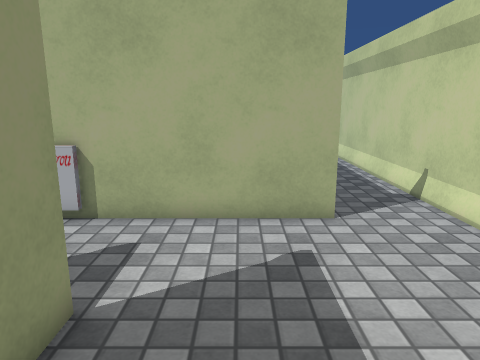
[1] (above)

22 first-person views from a walk through a scene from a Unity 3-D project. The camera is 1.4 m above the floor, tilts 12° down and sees 70° across. The floor is counted in squares, 0.5 m on a side. Each view is taken from the middle of a square. On the plan, view 1 faces up. The plan holds only what a view shows up to about 20 squares ahead; the rest is blank. The player character is not drawn. Some surface patterns are stand-ins.

[2]
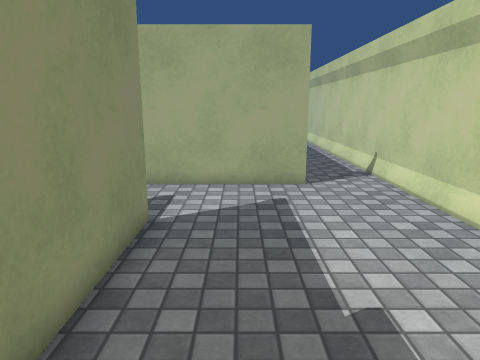

[3]
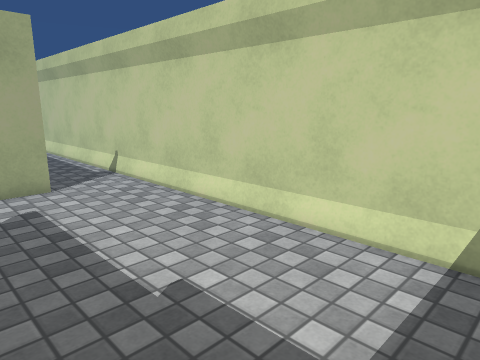

[4]
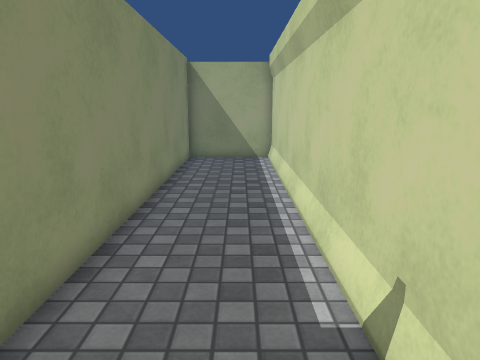

[5]
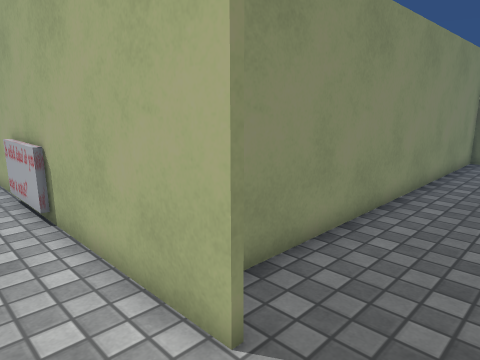

[6]
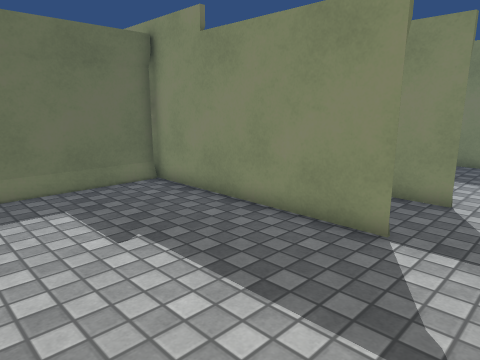

[7]
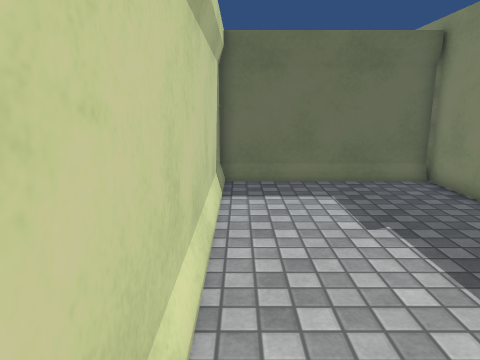

[8]
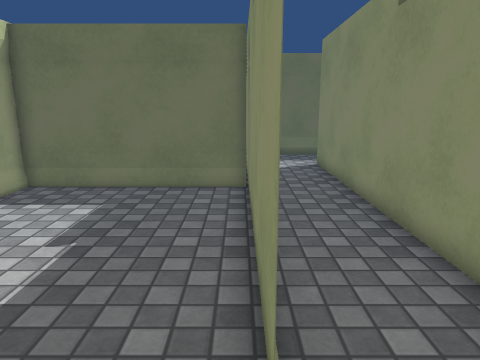

[9]
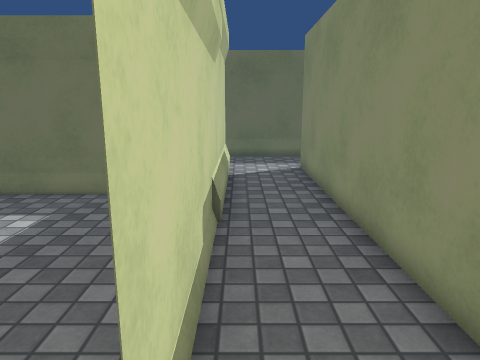

[10]
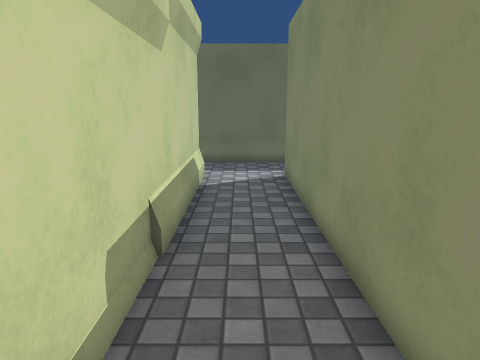

[11]
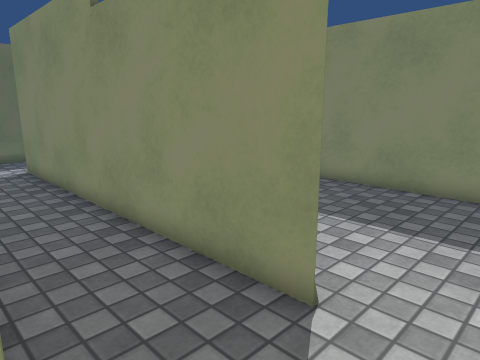

[12]
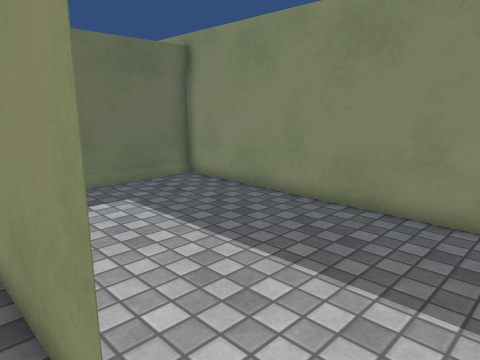

[13]
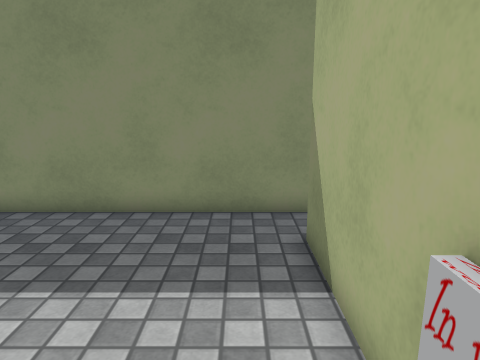

[14]
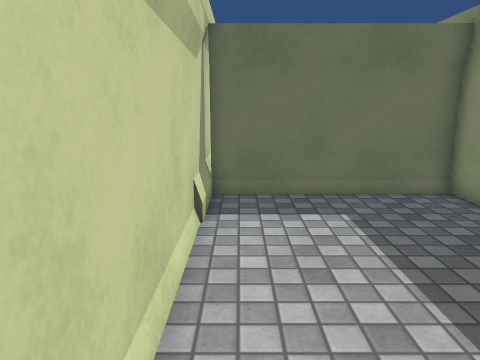

[15]
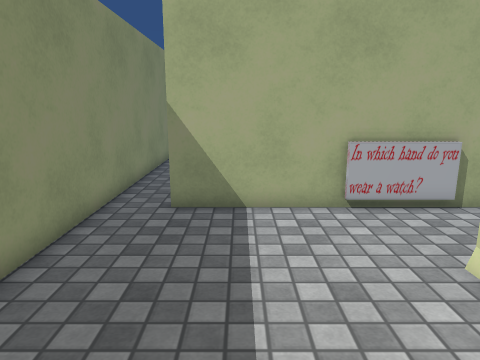

[16]
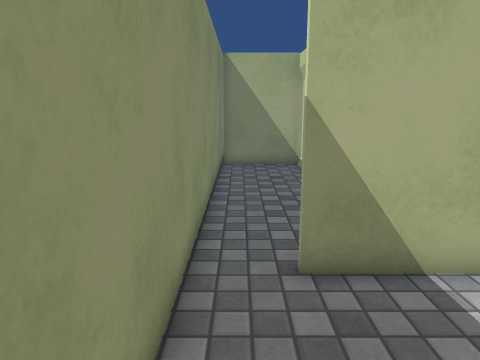

[17]
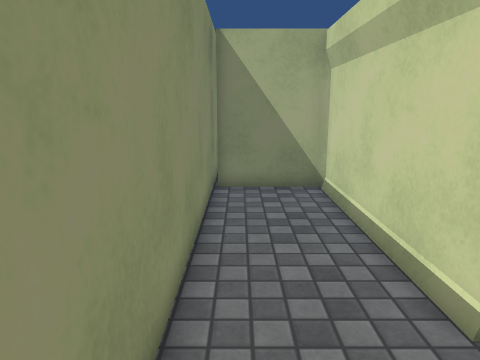

[18]
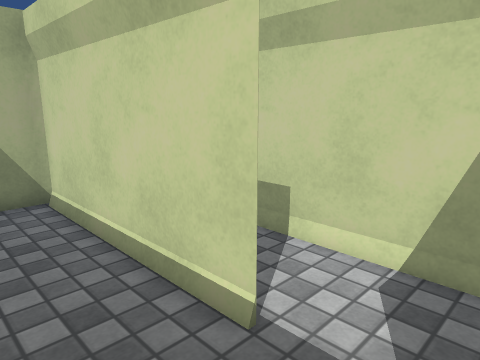

[19]
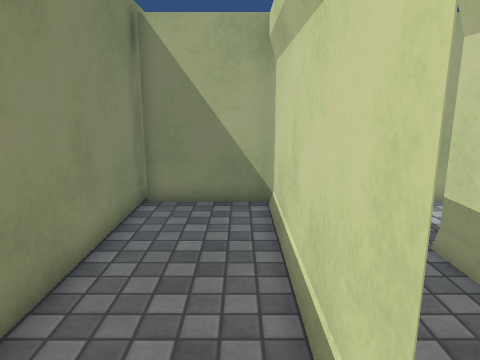

[20]
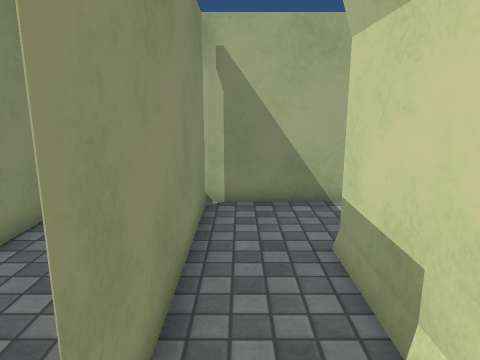

[21]
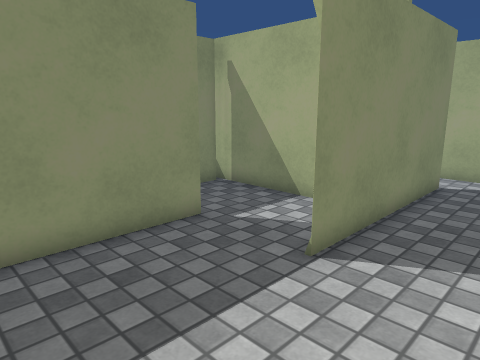

[22]
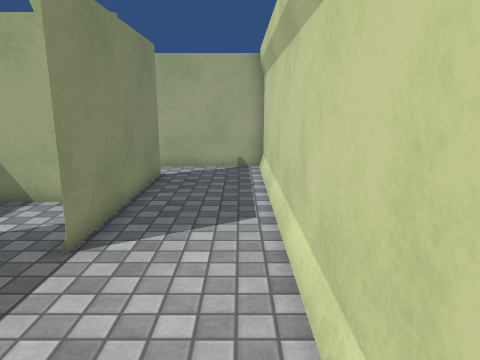

### Floor plan
Points are (right, up) in squares from view 1. A wall is a line through its corners. A room is listed if a view was taken in it or the views show most of it. See-through windows are left out.
Room 1 (views 1, 2, 3, 4, 5, 6, 7, 8, 11)
walls: (2.5, 8.4) (-2.5, 8.4); (-2.3, 4.4) (-2.3, -5.1); (-2.2, -5.1) (5.8, -5.1) (5.8, 26.3) (1.1, 26.3); (1.1, 26.4) (1.1, 9.9)
ways out: opening at (-2, 6) to room 2
Room 2 (views 9, 10, 12, 13)
walls: (-2.3, -10.1) (-2.3, 4.4); (-5.9, 4.6) (-5.9, -10.1); (-6.7, -13.8) (-1.9, -13.8); (-2.5, 8.4) (-6.5, 8.4)
low walls: (-6.6, -13.6) (-2, -13.6); (-4, 8.2) (-7.1, 8.2)
ways out: opening at (-2, 6) to room 1; opening at (-6, 6) to room 3; opening at (-6, -12); opening at (-2, -12)
Room 3 (views 14, 15, 16, 17, 18)
walls: (-6.5, 8.4) (-12, 8.4); (-5.9, -5.1) (-5.9, 4.6); (-14, 9.4) (-14, -5.1) (-6, -5.1)
low walls: (-6.1, -3.4) (-6.1, -2.5); (-6.1, -4.4) (-6.1, -3.5)
ways out: opening at (-6, 6) to room 2; opening at (-13, 8.5) to room 4
Room 4 (view 19)
walls: (-10, 11.6) (-10, 19.7); (-14, 19.9) (-14, 9.4); (-10, 20) (-13.9, 20)
ways out: opening at (-13, 8.5) to room 3; opening at (-10, 10.5) to room 5
Room 5 (view 20)
walls: (-7, 9.7) (-7, 16.6); (-10, 19.8) (-10, 11.6); (-7.5, 20) (-10, 20)
ways out: opening at (-10, 10.5) to room 4; opening at (-7, 18) to room 6
Room 6 (views 21, 22)
walls: (-7, 16.6) (-7, 12); (-4.8, 20) (-7.5, 20); (1.1, 11.4) (1.1, 26.4); (-3.4, 24.4) (-3.4, 16.2); (1.1, 26.3) (-3.9, 26.3)
ways out: opening at (-7, 18) to room 5; opening at (-3, 25)

Where each view was taken, in squares from view 1:
view 1: 0 up, 0 right, facing up
view 2: 4 down, 0 right, facing up
view 3: 4 down, 1 left, facing up-right
view 4: 7 up, 4 right, facing up
view 5: 6 up, 5 right, facing up-left
view 6: 7 up, 5 right, facing down-left
view 7: 8 up, 5 right, facing down
view 8: 7 up, 2 left, facing down
view 9: 6 up, 3 left, facing down
view 10: 4 up, 4 left, facing down
view 11: 7 up, 2 left, facing down-left
view 12: 7 up, 5 left, facing down-left
view 13: 7 up, 5 left, facing left
view 14: 6 up, 7 left, facing down
view 15: 1 down, 10 left, facing up
view 16: 3 up, 13 left, facing up
view 17: 8 up, 13 left, facing up
view 18: 9 up, 13 left, facing up-right
view 19: 10 up, 11 left, facing up
view 20: 10 up, 9 left, facing up
view 21: 11 up, 0 right, facing up-left
view 22: 10 up, 0 right, facing up
